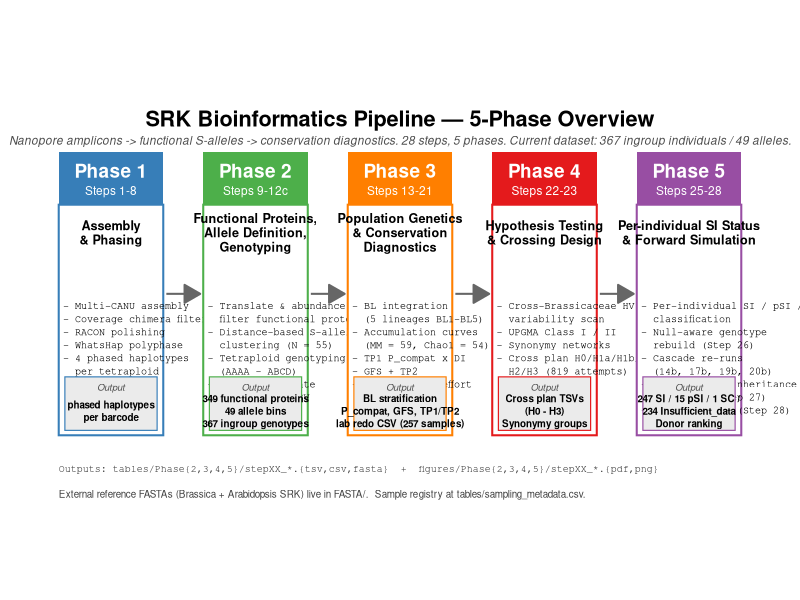
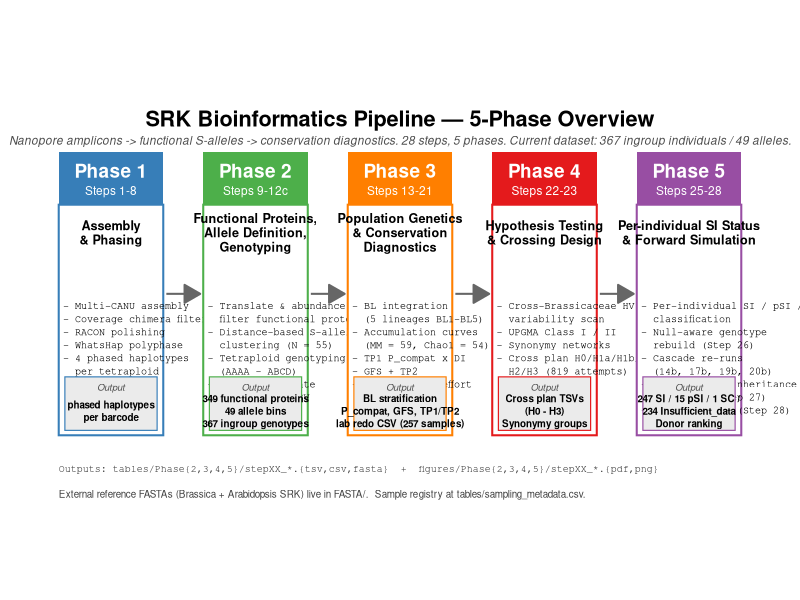

Recreate these plots in R, in order.
#!/usr/bin/env Rscript
# =============================================================================
# SRK_pipeline_overview_figure.R
# Produces a one-page horizontal flow diagram summarising the 5 phases of the
# SRK Bioinformatics Pipeline. Output: figures/SRK_pipeline_overview.{pdf,png}.
# Embedded at the top of README.md and index.Rmd as the at-a-glance visual.
# =============================================================================

suppressPackageStartupMessages({
  library(ggplot2)
  library(grid)
})

# ---- Phase definitions (the data shown in the figure) ----------------------

phases <- data.frame(
  phase   = 1:5,
  label   = c("Phase 1", "Phase 2", "Phase 3", "Phase 4", "Phase 5"),
  title   = c("Assembly\n& Phasing",
              "Functional Proteins,\nAllele Definition,\nGenotyping",
              "Population Genetics\n& Conservation\nDiagnostics",
              "Hypothesis Testing\n& Crossing Design",
              "Per-individual SI Status\n& Forward Simulation"),
  steps   = c("Steps 1-8",
              "Steps 9-12c",
              "Steps 13-21",
              "Steps 22-23",
              "Steps 25-28"),
  bullets = c(
    "- Multi-CANU assembly\n- Coverage chimera filter\n- RACON polishing\n- WhatsHap polyphase\n- 4 phased haplotypes\n  per tetraploid",
    "- Translate & abundance\n  filter functional proteins\n- Distance-based S-allele\n  clustering (N = 55)\n- Tetraploid genotyping\n  (AAAA - ABCD)\n- Step 12c QC gate\n  -> lab redo CSV",
    "- BL integration\n  (5 lineages BL1-BL5)\n- Accumulation curves\n  (MM = 59, Chao1 = 54)\n- TP1 P_compat x DI\n- GFS + TP2\n- Reproductive effort\n  per EO / BL",
    "- Cross-Brassicaceae HV\n  variability scan\n- UPGMA Class I / II\n- Synonymy networks\n- Cross plan H0/H1a/H1b/\n  H2/H3 (819 attempts)",
    "- Per-individual SI / pSI / SC\n  classification\n- Null-aware genotype\n  rebuild (Step 26)\n- Cascade re-runs\n  (14b, 17b, 19b, 20b)\n- Forward-time inheritance\n  simulator (Step 27)\n- Donor ranking (Step 28)"
  ),
  out_key = c(
    "phased haplotypes\nper barcode",
    "349 functional proteins\n49 allele bins\n367 ingroup genotypes",
    "BL stratification\nP_compat, GFS, TP1/TP2\nlab redo CSV (257 samples)",
    "Cross plan TSVs\n(H0 - H3)\nSynonymy groups",
    "247 SI / 15 pSI / 1 SC /\n234 Insufficient_data\nDonor ranking"
  ),
  stringsAsFactors = FALSE
)

# ---- Geometry --------------------------------------------------------------

n_phases <- nrow(phases)
box_w    <- 1.7
box_h    <- 4.6
gap      <- 0.65
total_w  <- n_phases * box_w + (n_phases - 1) * gap

# x-centres for each phase box
xc <- seq(box_w/2, total_w - box_w/2, by = box_w + gap)

# colour palette — distinct per phase, picked to read on screen + print
phase_cols <- c("#377EB8",  # blue   Phase 1
                "#4DAF4A",  # green  Phase 2
                "#FF7F00",  # orange Phase 3
                "#E41A1C",  # red    Phase 4
                "#984EA3")  # purple Phase 5

# ---- Geom layers -----------------------------------------------------------

draw_phase_box <- function(i) {
  x  <- xc[i]
  col <- phase_cols[i]

  list(
    # Header band (coloured)
    annotate("rect",
             xmin = x - box_w/2, xmax = x + box_w/2,
             ymin = box_h - 0.85, ymax = box_h,
             fill = col, colour = NA),

    # Header text — phase label + step range, in white
    annotate("text",
             x = x, y = box_h - 0.30,
             label = phases$label[i],
             colour = "white", fontface = "bold", size = 4.8),
    annotate("text",
             x = x, y = box_h - 0.62,
             label = phases$steps[i],
             colour = "white", size = 3.0),

    # White body
    annotate("rect",
             xmin = x - box_w/2, xmax = x + box_w/2,
             ymin = 0, ymax = box_h - 0.85,
             fill = "white", colour = col, linewidth = 0.7),

    # Title (bold, below header band)
    annotate("text",
             x = x, y = box_h - 1.30,
             label = phases$title[i],
             fontface = "bold", size = 3.2, lineheight = 0.95),

    # Bullet body
    annotate("text",
             x = x - box_w/2 + 0.07,
             y = box_h - 2.45,
             label = phases$bullets[i],
             hjust = 0, vjust = 1, size = 2.55,
             lineheight = 1.08,
             family = "mono"),

    # Output key callout at base
    annotate("rect",
             xmin = x - box_w/2 + 0.10, xmax = x + box_w/2 - 0.10,
             ymin = 0.08, ymax = 0.95,
             fill = "grey92", colour = col, linewidth = 0.4),
    annotate("text",
             x = x, y = 0.78,
             label = "Output",
             fontface = "italic", size = 2.4, colour = "grey30"),
    annotate("text",
             x = x, y = 0.40,
             label = phases$out_key[i],
             size = 2.5, lineheight = 1.05, fontface = "bold")
  )
}

draw_arrow_between <- function(i) {
  x0 <- xc[i]   + box_w / 2
  x1 <- xc[i+1] - box_w / 2
  ymid <- box_h / 2

  annotate("segment",
           x = x0 + 0.05, xend = x1 - 0.05,
           y = ymid, yend = ymid,
           arrow = arrow(length = unit(0.18, "inches"), type = "closed"),
           colour = "grey40", linewidth = 0.7)
}

# ---- Compose plot ----------------------------------------------------------

p <- ggplot() +
  # Title above the boxes
  annotate("text",
           x = total_w / 2, y = box_h + 0.55,
           label = "SRK Bioinformatics Pipeline — 5-Phase Overview",
           fontface = "bold", size = 5.5) +
  annotate("text",
           x = total_w / 2, y = box_h + 0.20,
           label = paste0("Nanopore amplicons -> functional S-alleles -> conservation diagnostics. ",
                          "28 steps, 5 phases. Current dataset: 367 ingroup individuals / 49 alleles."),
           size = 3.0, colour = "grey30", fontface = "italic")

# Boxes
for (i in seq_len(n_phases)) {
  p <- Reduce(`+`, draw_phase_box(i), accumulate = FALSE, init = p)
}
# Arrows between boxes
for (i in seq_len(n_phases - 1)) {
  p <- p + draw_arrow_between(i)
}

# Bottom caption with key external resources
p <- p +
  annotate("text",
           x = 0, y = -0.55,
           label = "Outputs: tables/Phase{2,3,4,5}/stepXX_*.{tsv,csv,fasta}  +  figures/Phase{2,3,4,5}/stepXX_*.{pdf,png}",
           hjust = 0, size = 2.5, colour = "grey25", family = "mono") +
  annotate("text",
           x = 0, y = -0.95,
           label = "External reference FASTAs (Brassica + Arabidopsis SRK) live in FASTA/.  Sample registry at tables/sampling_metadata.csv.",
           hjust = 0, size = 2.5, colour = "grey25") +
  coord_fixed(clip = "off") +
  xlim(-0.2, total_w + 0.2) +
  ylim(-1.2, box_h + 1.0) +
  theme_void() +
  theme(plot.margin = margin(8, 8, 8, 8))

# ---- Save (figures/ root — site-level overview, not Phase-specific) --------

dir.create("figures", showWarnings = FALSE, recursive = TRUE)
ggsave("figures/SRK_pipeline_overview.pdf", plot = p,
       width = 14, height = 5.5, units = "in")
ggsave("figures/SRK_pipeline_overview.png", plot = p,
       width = 14, height = 5.5, units = "in", dpi = 200, bg = "white")

cat("Written:\n",
    "  figures/SRK_pipeline_overview.pdf\n",
    "  figures/SRK_pipeline_overview.png\n", sep = "")
